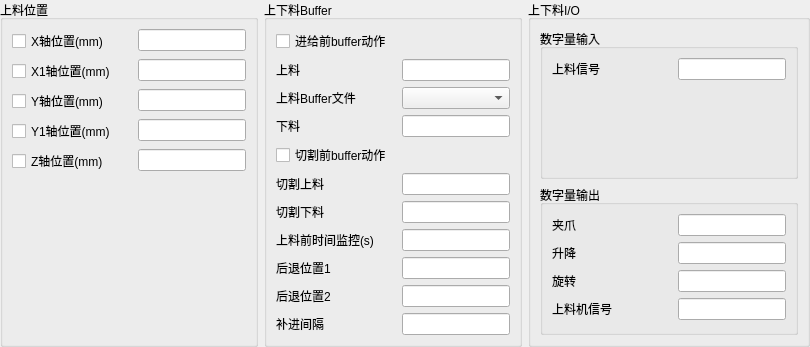
              <widget class="QWidget" name="page_Loading">
               <layout class="QGridLayout" name="gridLayout_9">
                <property name="leftMargin">
                 <number>0</number>
                </property>
                <property name="topMargin">
                 <number>0</number>
                </property>
                <property name="rightMargin">
                 <number>0</number>
                </property>
                <property name="bottomMargin">
                 <number>0</number>
                </property>
                <item row="0" column="0">
                 <widget class="QGroupBox" name="groupBox_LoadingRack">
                  <property name="title">
                   <string>上料位置</string>
                  </property>
                  <layout class="QFormLayout" name="formLayout_15">
                   <property name="fieldGrowthPolicy">
                    <enum>QFormLayout::AllNonFixedFieldsGrow</enum>
                   </property>
                   <item row="0" column="0">
                    <widget class="QCheckBox" name="checkBox_LoadingRack_XRack">
                     <property name="minimumSize">
                      <size>
                       <width>120</width>
                       <height>20</height>
                      </size>
                     </property>
                     <property name="text">
                      <string>X轴位置(mm)</string>
                     </property>
                    </widget>
                   </item>
                   <item row="0" column="1">
                    <widget class="QLineEdit" name="lineEdit_LoadingRack_XRackPos">
                     <property name="minimumSize">
                      <size>
                       <width>60</width>
                       <height>20</height>
                      </size>
                     </property>
                    </widget>
                   </item>
                   <item row="1" column="0">
                    <widget class="QCheckBox" name="checkBox_LoadingRack_X1Rack">
                     <property name="minimumSize">
                      <size>
                       <width>0</width>
                       <height>20</height>
                      </size>
                     </property>
                     <property name="text">
                      <string>X1轴位置(mm)</string>
                     </property>
                    </widget>
                   </item>
                   <item row="1" column="1">
                    <widget class="QLineEdit" name="lineEdit_LoadingRack_X1RackPos">
                     <property name="minimumSize">
                      <size>
                       <width>0</width>
                       <height>20</height>
                      </size>
                     </property>
                    </widget>
                   </item>
                   <item row="2" column="0">
                    <widget class="QCheckBox" name="checkBox_LoadingRack_YRack">
                     <property name="minimumSize">
                      <size>
                       <width>0</width>
                       <height>20</height>
                      </size>
                     </property>
                     <property name="text">
                      <string>Y轴位置(mm)</string>
                     </property>
                    </widget>
                   </item>
                   <item row="2" column="1">
                    <widget class="QLineEdit" name="lineEdit_LoadingRack_YRackPos">
                     <property name="minimumSize">
                      <size>
                       <width>0</width>
                       <height>20</height>
                      </size>
                     </property>
                    </widget>
                   </item>
                   <item row="3" column="0">
                    <widget class="QCheckBox" name="checkBox_LoadingRack_Y1Rack">
                     <property name="minimumSize">
                      <size>
                       <width>0</width>
                       <height>20</height>
                      </size>
                     </property>
                     <property name="text">
                      <string>Y1轴位置(mm)</string>
                     </property>
                    </widget>
                   </item>
                   <item row="3" column="1">
                    <widget class="QLineEdit" name="lineEdit_LoadingRack_Y1RackPos">
                     <property name="minimumSize">
                      <size>
                       <width>0</width>
                       <height>20</height>
                      </size>
                     </property>
                    </widget>
                   </item>
                   <item row="4" column="0">
                    <widget class="QCheckBox" name="checkBox_LoadingRack_ZRack">
                     <property name="minimumSize">
                      <size>
                       <width>0</width>
                       <height>20</height>
                      </size>
                     </property>
                     <property name="text">
                      <string>Z轴位置(mm)</string>
                     </property>
                    </widget>
                   </item>
                   <item row="4" column="1">
                    <widget class="QLineEdit" name="lineEdit_LoadingRack_ZRackPos">
                     <property name="minimumSize">
                      <size>
                       <width>0</width>
                       <height>20</height>
                      </size>
                     </property>
                    </widget>
                   </item>
                  </layout>
                 </widget>
                </item>
                <item row="0" column="1">
                 <widget class="QGroupBox" name="groupBox_LoadingBuffer">
                  <property name="title">
                   <string>上下料Buffer</string>
                  </property>
                  <layout class="QFormLayout" name="formLayout_26">
                   <item row="0" column="0">
                    <widget class="QCheckBox" name="checkBox_LoadingBuffer_OpenFluctuateAction">
                     <property name="minimumSize">
                      <size>
                       <width>120</width>
                       <height>20</height>
                      </size>
                     </property>
                     <property name="text">
                      <string>进给前buffer动作</string>
                     </property>
                    </widget>
                   </item>
                   <item row="1" column="0">
                    <widget class="QLabel" name="label_183">
                     <property name="minimumSize">
                      <size>
                       <width>0</width>
                       <height>20</height>
                      </size>
                     </property>
                     <property name="text">
                      <string>上料</string>
                     </property>
                    </widget>
                   </item>
                   <item row="1" column="1">
                    <widget class="QLineEdit" name="lineEdit_LoadingBuffer_LoadMaterial">
                     <property name="minimumSize">
                      <size>
                       <width>60</width>
                       <height>20</height>
                      </size>
                     </property>
                    </widget>
                   </item>
                   <item row="2" column="0">
                    <widget class="QLabel" name="label_185">
                     <property name="text">
                      <string>上料Buffer文件</string>
                     </property>
                    </widget>
                   </item>
                   <item row="2" column="1">
                    <widget class="QComboBox" name="comboBox_LoadingBuffer_BufferTxt">
                     <property name="minimumSize">
                      <size>
                       <width>0</width>
                       <height>20</height>
                      </size>
                     </property>
                    </widget>
                   </item>
                   <item row="3" column="0">
                    <widget class="QLabel" name="label_180">
                     <property name="minimumSize">
                      <size>
                       <width>0</width>
                       <height>20</height>
                      </size>
                     </property>
                     <property name="text">
                      <string>下料</string>
                     </property>
                    </widget>
                   </item>
                   <item row="3" column="1">
                    <widget class="QLineEdit" name="lineEdit_LoadingBuffer_DownMaterial">
                     <property name="minimumSize">
                      <size>
                       <width>0</width>
                       <height>20</height>
                      </size>
                     </property>
                    </widget>
                   </item>
                   <item row="4" column="0">
                    <widget class="QCheckBox" name="checkBox_LoadingBuffer_OpenFluctuateActionCutting">
                     <property name="minimumSize">
                      <size>
                       <width>0</width>
                       <height>20</height>
                      </size>
                     </property>
                     <property name="text">
                      <string>切割前buffer动作</string>
                     </property>
                    </widget>
                   </item>
                   <item row="5" column="0">
                    <widget class="QLabel" name="label_179">
                     <property name="minimumSize">
                      <size>
                       <width>0</width>
                       <height>20</height>
                      </size>
                     </property>
                     <property name="text">
                      <string>切割上料</string>
                     </property>
                    </widget>
                   </item>
                   <item row="5" column="1">
                    <widget class="QLineEdit" name="lineEdit_LoadingBuffer_LoadMaterialCutting">
                     <property name="minimumSize">
                      <size>
                       <width>0</width>
                       <height>20</height>
                      </size>
                     </property>
                    </widget>
                   </item>
                   <item row="6" column="0">
                    <widget class="QLabel" name="label_182">
                     <property name="minimumSize">
                      <size>
                       <width>0</width>
                       <height>20</height>
                      </size>
                     </property>
                     <property name="text">
                      <string>切割下料</string>
                     </property>
                    </widget>
                   </item>
                   <item row="6" column="1">
                    <widget class="QLineEdit" name="lineEdit_LoadingBuffer_DownMaterialCutting">
                     <property name="minimumSize">
                      <size>
                       <width>0</width>
                       <height>20</height>
                      </size>
                     </property>
                    </widget>
                   </item>
                   <item row="7" column="0">
                    <widget class="QLabel" name="label_171">
                     <property name="text">
                      <string>上料前时间监控(s)</string>
                     </property>
                    </widget>
                   </item>
                   <item row="7" column="1">
                    <widget class="QLineEdit" name="lineEdit_LoadingBuffer_MaterialMonitoring">
                     <property name="minimumSize">
                      <size>
                       <width>0</width>
                       <height>20</height>
                      </size>
                     </property>
                     <property name="toolTip">
                      <string>上料buffer的运行超出设定时长时，流程终止并报警，单位s</string>
                     </property>
                    </widget>
                   </item>
                   <item row="8" column="0">
                    <widget class="QLabel" name="label_178">
                     <property name="text">
                      <string>后退位置1</string>
                     </property>
                    </widget>
                   </item>
                   <item row="8" column="1">
                    <widget class="QLineEdit" name="lineEdit_LoadingBuffer_BackPos1">
                     <property name="minimumSize">
                      <size>
                       <width>0</width>
                       <height>20</height>
                      </size>
                     </property>
                    </widget>
                   </item>
                   <item row="9" column="0">
                    <widget class="QLabel" name="label_186">
                     <property name="text">
                      <string>后退位置2</string>
                     </property>
                    </widget>
                   </item>
                   <item row="9" column="1">
                    <widget class="QLineEdit" name="lineEdit_LoadingBuffer_BackPos2">
                     <property name="minimumSize">
                      <size>
                       <width>0</width>
                       <height>20</height>
                      </size>
                     </property>
                    </widget>
                   </item>
                   <item row="10" column="0">
                    <widget class="QLabel" name="label_184">
                     <property name="text">
                      <string>补进间隔</string>
                     </property>
                    </widget>
                   </item>
                   <item row="10" column="1">
                    <widget class="QLineEdit" name="lineEdit_LoadingBuffer_Covering">
                     <property name="minimumSize">
                      <size>
                       <width>0</width>
                       <height>20</height>
                      </size>
                     </property>
                    </widget>
                   </item>
                  </layout>
                 </widget>
                </item>
                <item row="0" column="2">
                 <widget class="QGroupBox" name="groupBox_LoadingIO">
                  <property name="title">
                   <string>上下料I/O</string>
                  </property>
                  <layout class="QVBoxLayout" name="verticalLayout_19">
                   <item>
                    <widget class="QGroupBox" name="groupBox_LoadingIN">
                     <property name="title">
                      <string>数字量输入</string>
                     </property>
                     <layout class="QFormLayout" name="formLayout_36">
                      <item row="0" column="0">
                       <widget class="QLabel" name="label_98">
                        <property name="minimumSize">
                         <size>
                          <width>120</width>
                          <height>20</height>
                         </size>
                        </property>
                        <property name="text">
                         <string>上料信号</string>
                        </property>
                       </widget>
                      </item>
                      <item row="0" column="1">
                       <widget class="QLineEdit" name="lineEdit_LoadingIN_LoadMaterialIN">
                        <property name="minimumSize">
                         <size>
                          <width>60</width>
                          <height>20</height>
                         </size>
                        </property>
                        <property name="toolTip">
                         <string>用于上料信号的复位，点击Stop时，此信号置为0，仅用于上下料功能</string>
                        </property>
                       </widget>
                      </item>
                     </layout>
                    </widget>
                   </item>
                   <item>
                    <widget class="QGroupBox" name="groupBox_LoadingOUT">
                     <property name="title">
                      <string>数字量输出</string>
                     </property>
                     <layout class="QFormLayout" name="formLayout_42">
                      <item row="0" column="0">
                       <widget class="QLabel" name="label_354">
                        <property name="maximumSize">
                         <size>
                          <width>70</width>
                          <height>16777215</height>
                         </size>
                        </property>
                        <property name="text">
                         <string>夹爪</string>
                        </property>
                       </widget>
                      </item>
                      <item row="0" column="1">
                       <widget class="QLineEdit" name="lineEdit_LoadingOUT_Grip">
                        <property name="minimumSize">
                         <size>
                          <width>60</width>
                          <height>20</height>
                         </size>
                        </property>
                       </widget>
                      </item>
                      <item row="1" column="0">
                       <widget class="QLabel" name="label_355">
                        <property name="text">
                         <string>升降</string>
                        </property>
                       </widget>
                      </item>
                      <item row="1" column="1">
                       <widget class="QLineEdit" name="lineEdit_LoadingOUT_Lift"/>
                      </item>
                      <item row="2" column="0">
                       <widget class="QLabel" name="label_356">
                        <property name="text">
                         <string>旋转</string>
                        </property>
                       </widget>
                      </item>
                      <item row="2" column="1">
                       <widget class="QLineEdit" name="lineEdit_LoadingOUT_Rotating"/>
                      </item>
                      <item row="3" column="0">
                       <widget class="QLabel" name="label_357">
                        <property name="minimumSize">
                         <size>
                          <width>120</width>
                          <height>0</height>
                         </size>
                        </property>
                        <property name="text">
                         <string>上料机信号</string>
                        </property>
                       </widget>
                      </item>
                      <item row="3" column="1">
                       <widget class="QLineEdit" name="lineEdit_LoadingOUT_LoadMaterialOUT"/>
                      </item>
                     </layout>
                    </widget>
                   </item>
                  </layout>
                 </widget>
                </item>
               </layout>
              </widget>
